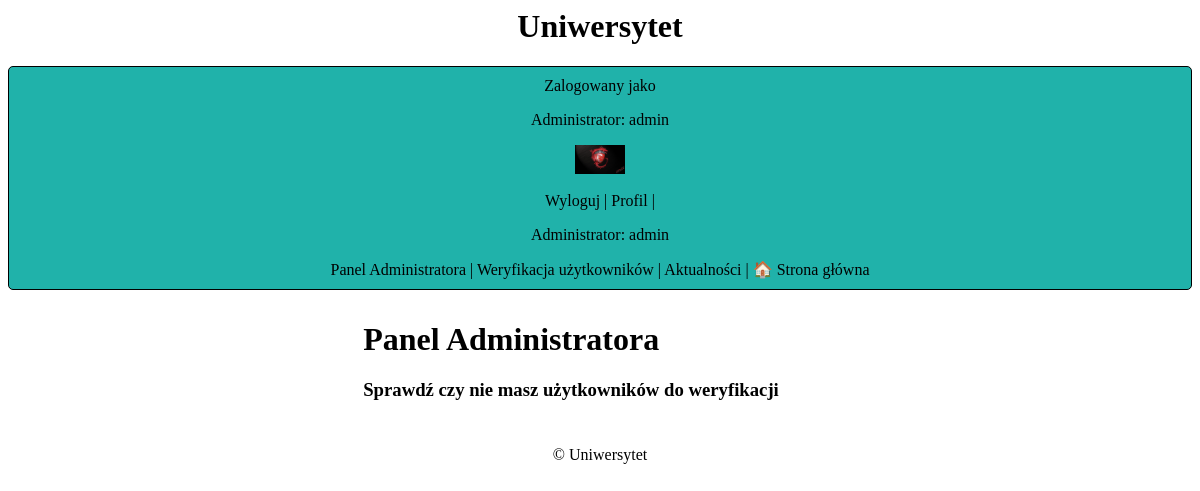
The app's page /admin-home/ (signed in) with its own data.
### uczelnia/models.py (models this page shows, shortened)
class CustomUser(AbstractUser):
    first_name = models.CharField(max_length=100, blank=False, null=False)
    last_name = models.CharField(max_length=100, blank=False, null=False)
    avatar = models.ImageField(default='default.png', upload_to='profile_pics')
    birthday = models.DateField(default=date(2000, 1, 1))
    phone = models.CharField(max_length=9, blank=False)
    address = models.CharField(max_length=100, blank=False)
    semester = models.CharField(max_length=100, default="2023/2024")  # semestr na którym jest student
    department = models.ForeignKey(Department, on_delete=models.CASCADE,
                                   null=False)  # w jakim wydziale studiuje student lub zatrudniony jest pracownik
    is_employee = models.BooleanField(default=False)  # czy użytkownik jest pracownikiem
    is_verified = models.BooleanField(default=False) #veryfikacja przez admina

### uczelnia/views.py (the view)
# urls.py: path('admin-home/', admin_home, name='admin_home'),
@user_passes_test(is_admin)
def admin_home(request):
    return render(request, 'admin_home.html')

### uczelnia/views.py (called while the page is built)
def is_admin(user):
    return user.is_authenticated and user.is_superuser

### uczelnia/templates/admin_home.html
{% extends 'base.html' %}
{% block content %}
<div class="admin-home">
    <h1>Panel Administratora</h1>
    <h3>Sprawdź czy nie masz użytkowników do weryfikacji</h3>
</div>
{% endblock %}

### uczelnia/templates/base.html (shortened to what this page needs)
{% load static %}
<head>
  <link rel="stylesheet" href="{% static 'style.css' %}" />
</head>
<body>
  <center>
      <h1>Uniwersytet</h1>
      <header>
          {% if user.is_authenticated %}
          Zalogowany jako
        {% if user.is_superuser %}
          <p>Administrator: {{ user.username }}</p>
        {% elif user.is_employee %}
          <p>pracownik wydziału {{user.department}}: {{ user.username }}, {{user.first_name}} {{user.last_name}}</p>
        {% else %}
          <p>student wydziału {{user.department}}: {{ user.username }}, {{user.first_name}} {{user.last_name}}, semestr {{user.semester}}</p>
        {% endif %}
        <img src="{{user.avatar.url}}" width="50px">
<br>  <br>
      <a href="{% url 'logout' %}">Wyloguj</a>
      |
      <a href="{% url 'edit_profile' %}">Profil</a>
      |
        {% if user.is_superuser %}
          <p>Administrator: {{ user.username }}</p>
            <a href="{% url 'admin_home' %}">Panel Administratora</a> |
          <a href="{% url 'verification_list' %}">Weryfikacja użytkowników</a> |
            <a href="{% url 'news_list' %}">Aktualności</a>
        {% else %}
              <a href="{% url 'education_list' %}">Nauka</a> |
            <a href="{% url 'news_list' %}">Aktualności</a>
        {% endif %}
      {% else %}
      <p>Nie jesteś zalogowany</p>
      <a href="{% url 'login' %}">Logowanie</a>|
      <a href="{% url 'signup' %}">Rejestracja</a>
      {% endif %} |
      <a href="{% url 'home' %}">🏠 Strona główna</a>
    </header>
  </center>
  <main class="center">{% block content %} {% endblock %}</main>
  <center>
    <footer>
      <p>&copy; {{ year }} Uniwersytet</p>
    </footer>
  </center>
</body>

### uczelnia/static/style.css (style rules this page uses)
body { font-family: verdana; }
a:link { color: #000000; text-decoration: none; }
.center { margin: auto; width: 40%; padding: 10px; }
header { margin-left: auto; margin-right: auto; background-color: lightseagreen; border-radius: 5px; border: #000000 1px solid; padding: 10px; }
main { margin-left: auto; margin-right: auto; }
footer { margin-left: auto; margin-right: auto; }

### records on screen
CustomUser: username "admin", avatar (picture)
